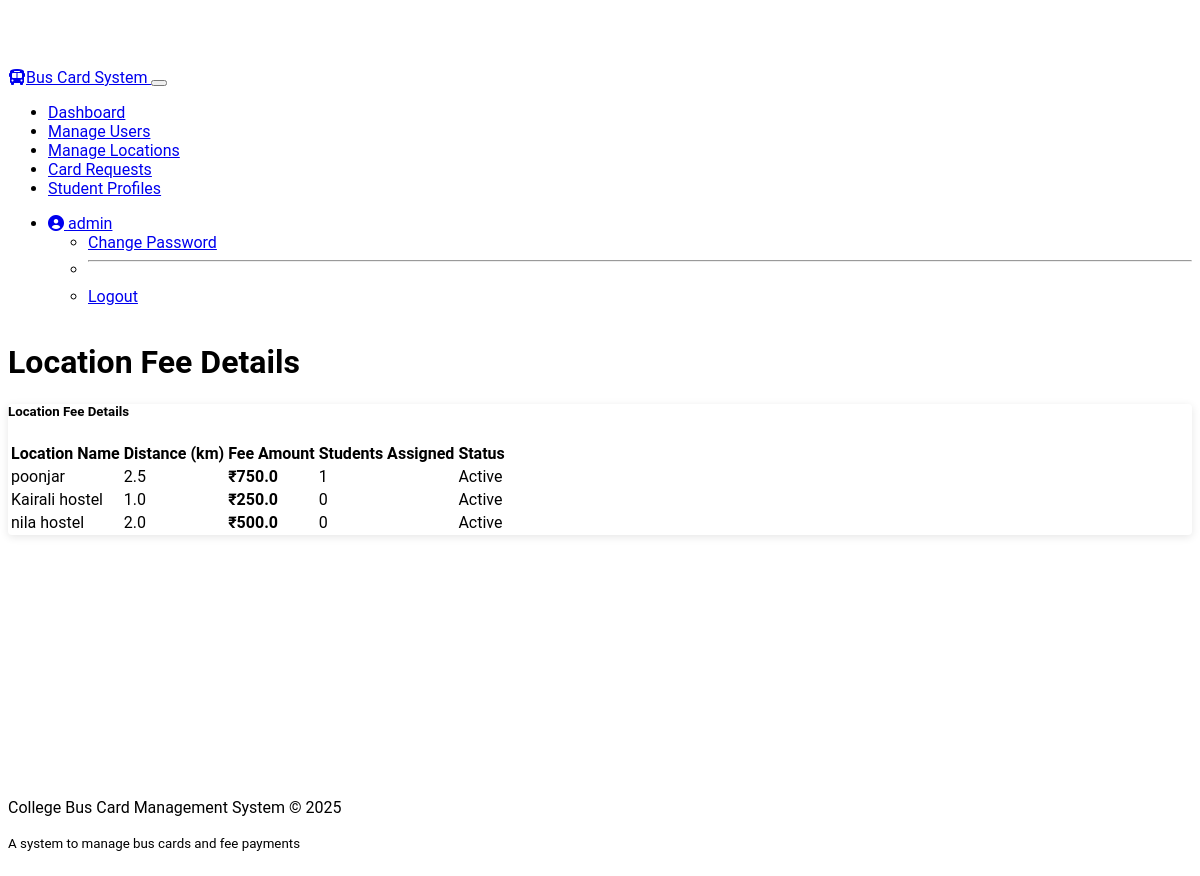
/accountant/location-fees (signed in), run on the app's committed database.
### my_models.py (models this page shows, shortened)
class User(UserMixin, db.Model):
    __tablename__ = 'users'
    id = Column(Integer, primary_key=True)
    username = Column(String(64), unique=True, nullable=False)
    email = Column(String(120), unique=True, nullable=False)
    password_hash = Column(String(256), nullable=False)
    role = Column(String(20), nullable=False, default='student')
    first_name = Column(String(50), nullable=False)
    last_name = Column(String(50), nullable=False)
    phone = Column(String(20))
    is_active = Column(Boolean, default=True)
    created_at = Column(DateTime, default=datetime.utcnow)
    updated_at = Column(DateTime, default=datetime.utcnow, onupdate=datetime.utcnow)
    student_profile = relationship("StudentProfile", back_populates="user", uselist=False)
    payments = relationship("Payment", back_populates="user")
    notifications = relationship("Notification", back_populates="user")
    card_requests = relationship("CardRequest", back_populates="user", foreign_keys="CardRequest.user_id")

class Location(db.Model):
    __tablename__ = 'locations'
    id = Column(Integer, primary_key=True)
    name = Column(String(100), nullable=False)
    address = Column(String(255))
    distance = Column(Float)  # Distance from college in km
    fee_amount = Column(Float, nullable=False)  # Base fee for this location
    is_active = Column(Boolean, default=True)
    created_at = Column(DateTime, default=datetime.utcnow)
    updated_at = Column(DateTime, default=datetime.utcnow, onupdate=datetime.utcnow)
    student_profiles = relationship("StudentProfile", back_populates="location")

### routes/accountant.py (the view)
    def decorated_function(*args, **kwargs):
        if not current_user.is_authenticated or (current_user.role != 'accountant' and current_user.role != 'admin'):
            flash('You do not have permission to access this page!', 'danger')
            return redirect(url_for('auth.login'))
        return f(*args, **kwargs)

### app.py (called while the page is built)
@app.context_processor
def inject_now():
    return {'now': datetime.now()}

    @login_manager.user_loader
    def load_user(user_id):
        return User.query.get(int(user_id))

### routes/accountant.py (called while the page is built)
def accountant_required(f):
    def decorated_function(*args, **kwargs):
        if not current_user.is_authenticated or (current_user.role != 'accountant' and current_user.role != 'admin'):
            flash('You do not have permission to access this page!', 'danger')
            return redirect(url_for('auth.login'))
        return f(*args, **kwargs)
    decorated_function.__name__ = f.__name__
    return decorated_function

@accountant_bp.route('/location-fees')
@login_required
@accountant_required
def location_fees():
    locations = Location.query.all()
    return render_template('accountant/dashboard.html', locations=locations, view_locations=True)

### templates/accountant/dashboard.html (shortened to what this page needs)
{% extends "base.html" %}
{% block heading %}
{% if view_payments %}Payment Records{% elif view_locations %}Location Fee Details{% elif view_reports %}Financial Reports{% else %}Accountant Dashboard{% endif %}
{% endblock %}
{% block content %}
{% if view_locations %}
<div class="card mb-4">
    <div class="card-header bg-primary text-white">
        <h5 class="mb-0">Location Fee Details</h5>
    </div>
    <div class="card-body">
        {% if locations %}
        <div class="table-responsive">
            <table class="table table-hover location-table">
                <thead>
                    <tr>
                        <th>Location Name</th>
                        <th>Distance (km)</th>
                        <th>Fee Amount</th>
                        <th>Students Assigned</th>
                        <th>Status</th>
                    </tr>
                </thead>
                <tbody>
                    {% for location in locations %}
                    <tr>
                        <td>{{ location.name }}</td>
                        <td>{{ location.distance }}</td>
                        <td class="fee-amount">₹{{ location.fee_amount }}</td>
                        <td>{{ location.student_profiles|length }}</td>
                        <td>
                            <span class="badge {% if location.is_active %}bg-success{% else %}bg-danger{% endif %}">
                                {{ 'Active' if location.is_active else 'Inactive' }}
                            </span>
                        </td>
                    </tr>
                    {% endfor %}
                </tbody>
            </table>
        </div>
        {% else %}
        <p class="text-muted">No locations found.</p>
        {% endif %}
    </div>
</div>
{% endif %}
{% endblock %}

### templates/base.html (shortened to what this page needs)
<!DOCTYPE html>
<html lang="en" data-bs-theme="dark">
<head>
    <link href="https://cdn.replit.com/agent/bootstrap-agent-dark-theme.min.css" rel="stylesheet">
    <link rel="stylesheet" href="{{ url_for('static', filename='css/styles.css') }}">
    <link href="https://cdnjs.cloudflare.com/ajax/libs/font-awesome/6.0.0/css/all.min.css" rel="stylesheet">
</head>
<body>
    <nav class="navbar navbar-expand-lg navbar-dark bg-dark fixed-top">
        <div class="container">
            <a class="navbar-brand" href="{{ url_for('auth.login') }}">
                <i class="fas fa-bus me-2"></i>Bus Card System
            </a>
            <button class="navbar-toggler" type="button" data-bs-toggle="collapse" data-bs-target="#navbarNav" aria-controls="navbarNav" aria-expanded="false" aria-label="Toggle navigation">
            </button>
            <div class="collapse navbar-collapse" id="navbarNav">
                <ul class="navbar-nav me-auto">
                    {% if current_user.is_authenticated %}
                        {% if current_user.role == 'admin' %}
                            <li class="nav-item">
                                <a class="nav-link" href="{{ url_for('admin.dashboard') }}">Dashboard</a>
                            </li>
                            <li class="nav-item">
                                <a class="nav-link" href="{{ url_for('admin.users') }}">Manage Users</a>
                            </li>
                            <li class="nav-item">
                                <a class="nav-link" href="{{ url_for('admin.locations') }}">Manage Locations</a>
                            </li>
                            <li class="nav-item">
                                <a class="nav-link" href="{{ url_for('admin.card_requests') }}">Card Requests</a>
                            </li>
                            <li class="nav-item">
                                <a class="nav-link" href="{{ url_for('admin.student_profiles') }}">Student Profiles</a>
                            </li>
                        {% endif %}
                    {% endif %}
                </ul>
                <ul class="navbar-nav">
                    {% if current_user.is_authenticated %}
                        <li class="nav-item dropdown">
                            <a class="nav-link dropdown-toggle" href="#" id="navbarDropdown" role="button" data-bs-toggle="dropdown" aria-expanded="false">
                                <i class="fas fa-user-circle me-1"></i> {{ current_user.username }}
                            </a>
                            <ul class="dropdown-menu dropdown-menu-end" aria-labelledby="navbarDropdown">
                                <li><a class="dropdown-item" href="{{ url_for('auth.change_password') }}">Change Password</a></li>
                                <li><hr class="dropdown-divider"></li>
                                <li><a class="dropdown-item" href="{{ url_for('auth.logout') }}">Logout</a></li>
                            </ul>
                        </li>
                    {% endif %}
                </ul>
            </div>
        </div>
    </nav>
    <main class="container py-4">
        <h1 class="mb-4">{% block heading %}{% endblock %}</h1>
        {% block content %}{% endblock %}
    </main>
    <footer class="bg-dark text-center text-white py-3 mt-5">
        <div class="container">
            <p class="mb-0">College Bus Card Management System &copy; {{ now.year }}</p>
            <p class="text-muted mb-0"><small>A system to manage bus cards and fee payments</small></p>
        </div>
    </footer>
</body>
</html>

### static/css/styles.css (style rules this page uses)
:root { --main-bg-color: #212529; --main-text-color: #f8f9fa; --primary-color: #0d6efd; --secondary-color: #6c757d; --success-color: #198754; --danger-color: #dc3545; --warning-color: #ffc107; --info-color: #0dcaf0; --border-radius: 0.25rem; }
body { font-family: 'Roboto', sans-serif; padding-top: 60px; min-height: 100vh; display: flex; flex-direction: column; }
main { flex: 1; }
.card { border-radius: var(--border-radius); box-shadow: 0 2px 8px rgba(0, 0, 0, 0.1); transition: transform 0.3s, box-shadow 0.3s; }
.card-header { font-weight: bold; }
.location-table .fee-amount { font-weight: bold; }

### data on the page
User: username "admin"
Location: name "poonjar", distance "2.5", fee_amount "750.0", student_profiles|length "1", is_active "Active"
Location: name "Kairali hostel", distance "1.0", fee_amount "250.0", student_profiles|length "0", is_active "Active"
Location: name "nila hostel", distance "2.0", fee_amount "500.0", student_profiles|length "0", is_active "Active"
